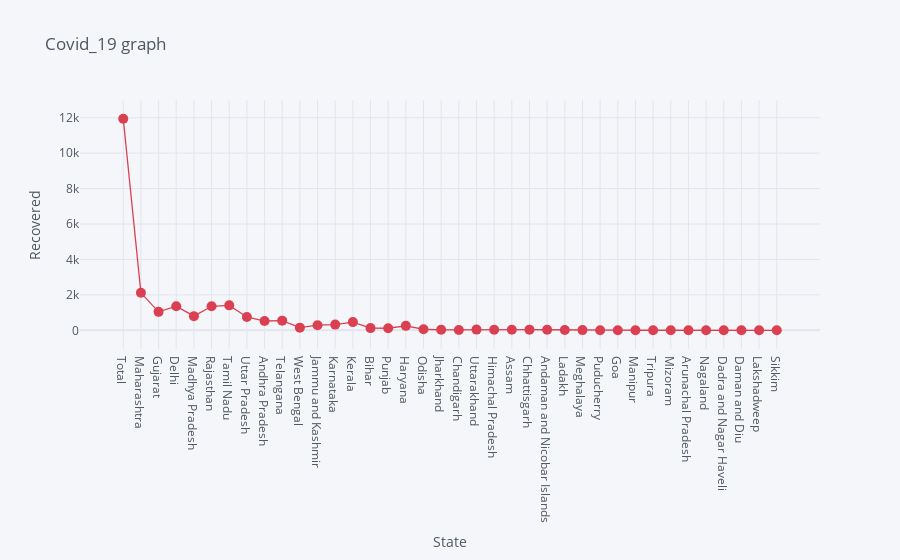

The notebook cell saved with this chart:
### Markdown cell above
# Recovered cases per State

### Code cell
df.iplot(kind= 'scatter', x= 'State', y='Recovered', mode= 'markers+lines', title= 'Covid_19 graph', xTitle= 'State', yTitle= 'Recovered', color= 'red', size= 10)

### Figure 1 — Plotly figure (JSON) as saved in the notebook; plotly's stock layout.template omitted (floating-point values rounded to 4 significant figures)
{"data": [{"line": {"color": "rgba(219, 64, 82, 1.0)", "dash": "solid", "shape": "linear", "width": 1.3}, "marker": {"size": 10, "symbol": "circle"}, "mode": "markers+lines", "name": "Recovered", "text": "", "type": "scatter", "x": ["Total", "Maharashtra", "Gujarat", "Delhi", "Madhya Pradesh", "Rajasthan", "Tamil Nadu", "Uttar Pradesh", "Andhra Pradesh", "Telangana", "West Bengal", "Jammu and Kashmir", "Karnataka", "Kerala", "Bihar", "Punjab", "Haryana", "Odisha", "Jharkhand", "Chandigarh", "Uttarakhand", "Himachal Pradesh", "Assam", "Chhattisgarh", "Andaman and Nicobar Islands", "Ladakh", "Meghalaya", "Puducherry", "Goa", "Manipur", "Tripura", "Mizoram", "Arunachal Pradesh", "Nagaland", "Dadra and Nagar Haveli", "Daman and Diu", "Lakshadweep", "Sikkim"], "y": [11945, 2115, 1042, 1362, 798, 1356, 1409, 754, 524, 545, 151, 287, 321, 462, 124, 117, 251, 60, 27, 21, 39, 34, 33, 36, 32, 17, 10, 6, 7, 2, 2, 0, 1, 0, 0, 0, 0, 0]}], "layout": {"legend": {"bgcolor": "#F5F6F9", "font": {"color": "#4D5663"}}, "paper_bgcolor": "#F5F6F9", "plot_bgcolor": "#F5F6F9", "title": {"font": {"color": "#4D5663"}, "text": "Covid_19 graph"}, "xaxis": {"gridcolor": "#E1E5ED", "showgrid": true, "tickfont": {"color": "#4D5663"}, "title": {"font": {"color": "#4D5663"}, "text": "State"}, "zerolinecolor": "#E1E5ED"}, "yaxis": {"gridcolor": "#E1E5ED", "showgrid": true, "tickfont": {"color": "#4D5663"}, "title": {"font": {"color": "#4D5663"}, "text": "Recovered"}, "zerolinecolor": "#E1E5ED"}}}
